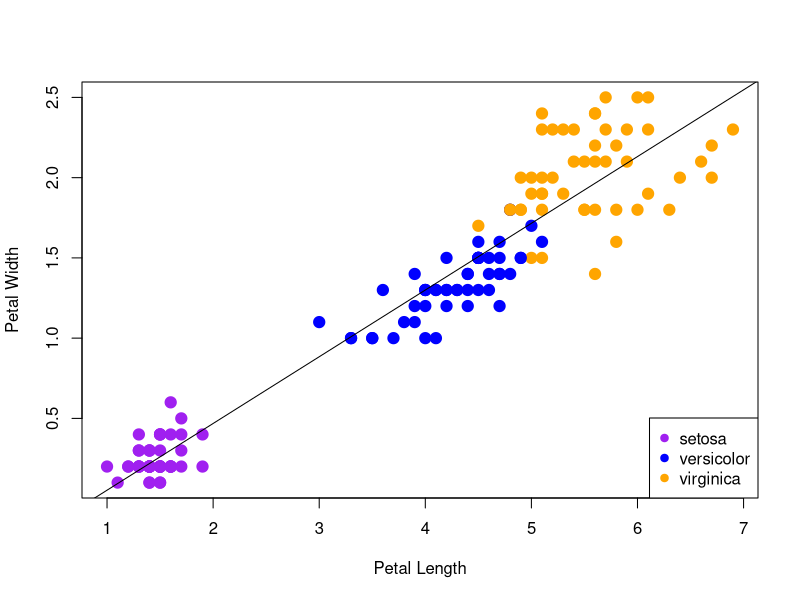
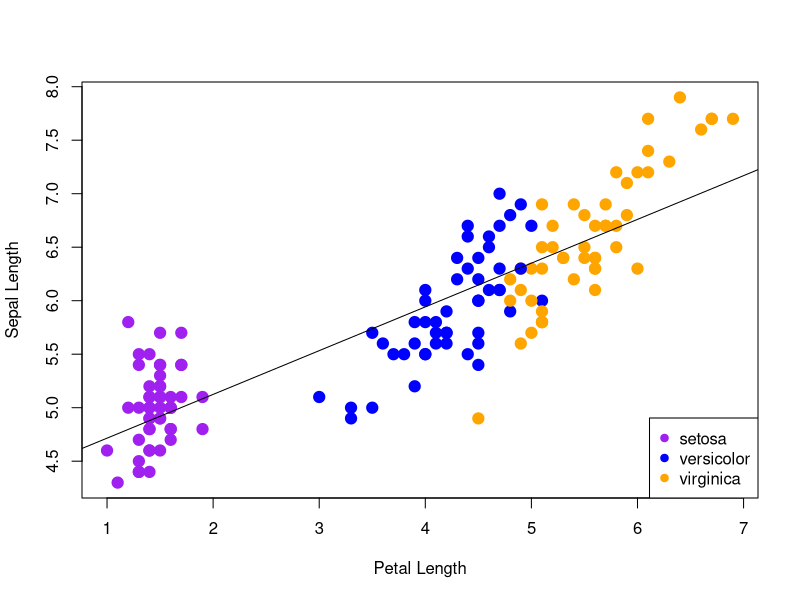
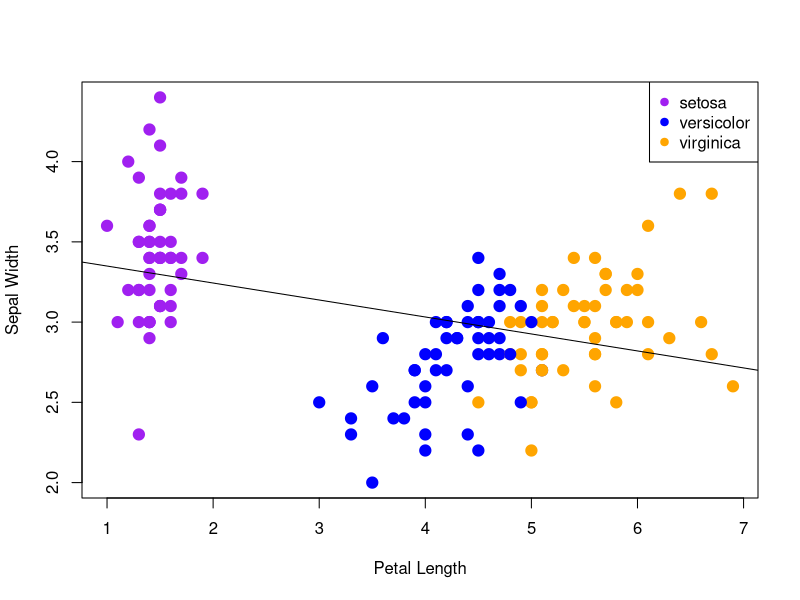

R code for these plots, in order: (Note: this script raises an error after producing the figures.)
##################################################
# 		  Gotta set up that WD (pc only)		#
##################################################

#setwd("C:/Users/hille/Documents/Rbootcamp_S2020/Iris-repo/")

##################################################
# 					Housekeeping				 #
##################################################

#This mixes the data and then assigns IRIS to read it in the mixed order 
#Then stores the mixed data as an object
oo <- sample(x=1:150, 150, replace=FALSE)
mix <- iris[oo,]

#Creates and stores "mix$" as seperate objects
species <- mix$Species
petalL <- mix$Petal.Length
petalW <- mix$Petal.Width
sepalL <- mix$Sepal.Length
sepalW <- mix$Sepal.Width


#This matches each species with their respective colors
species2 <- species
color2 <- rep("red", 150)
species2 == "setosa"
color2[species2 == "setosa"] <- "purple"
color2
color2[species2 == "versicolor"] <- "blue"
color2
color2[species2 == "virginica"] <- "orange"
color2

##################################################
# 				2-D Scatter plots				 #
##################################################

#Here are the setups for the linear regressions for each of the comparisons I have made
petalW.lm <- lm(petalW ~ petalL)
sepalL.lm <- lm(sepalL ~ petalL)
sepalW.lm <- lm(sepalW ~ petalL)

plot(petalL, petalW, cex=1.5, pch=19, col=color2, xlab = "Petal Length", ylab = "Petal Width")
abline(petalW.lm, col="black")
legend('bottomright', legend = levels(species), col = c("purple", "blue", "orange"), cex = 1, pch = 19)

plot(petalL, sepalL, col=color2, cex=1.5, pch=19, xlab = "Petal Length", ylab = "Sepal Length")
abline(sepalL.lm, col="black")
legend('bottomright', legend = levels(species), col = c("purple", "blue", "orange"), cex = 1, pch = 19)

plot(petalL, sepalW, col=color2, cex=1.5, pch=19, xlab="Petal Length", ylab="Sepal Width")
abline(sepalW.lm, col="black")
legend('topright', legend = levels(species), col = c("purple", "blue", "orange"), cex = 1, pch = 19)

##################################################
#    Generating RMakrdown on Ethan's Computer    #
##################################################

#This is needed to set up and use "RMarkdown"
require("rmarkdown")
Sys.setenv(RSTUDIO_PANDOC="C:/Program Files/RStudio/bin/pandoc")
render("markdown_ethan_test.Rmd", "html_document")


##################################################
# 				Below are extra notes			 #
##################################################

#This works with the dataset in order
species <- iris$Species
color <- rep("red", 150)
species == "setosa"
color[species == "setosa"] <- "purple"
color
color[species == "versicolor"] <- "blue"
color
color[species == "virginica"] <- "green"
color
